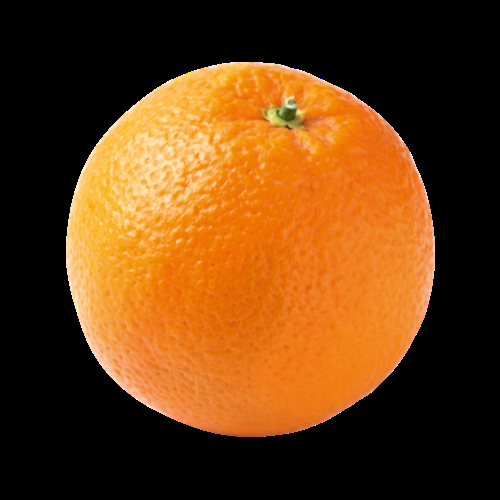
%> input picture Image Acquisition/orange.png, 500 x 500 px
$ octave ImageAcquisition.m   (GNU Octave 9; MATLAB toolbox functions it lacks are replaced by stand-ins)
%> lines starting %> are read from the running program, lines starting %| are printed output that depends on the picture
%Bolocon, Joniel R.
% Read the original image
originalImage = imread('orange.png');
%> originalImage is the input picture: size 500x500x3 uint8; mean R, G, B 104.8, 61.5, 19.7

% Display the original image
figure;
imshow(originalImage);
title('Original Image');

% Create an image with only the red channel
redChannelImage = originalImage;
redChannelImage(:, :, 2) = 0; % Set green channel to 0
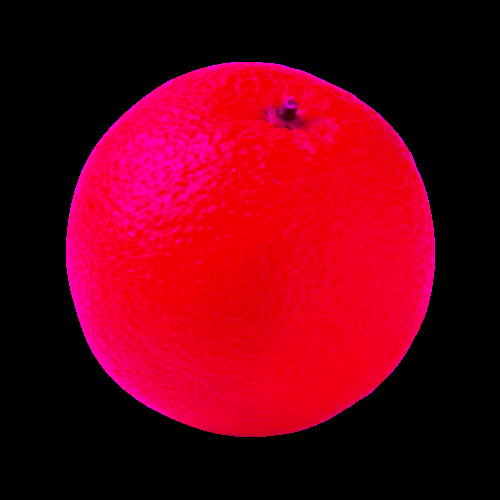
%> redChannelImage: size 500x500x3 uint8; mean R, G, B 104.8, 0, 19.7
redChannelImage(:, :, 3) = 0; % Set blue channel to 0
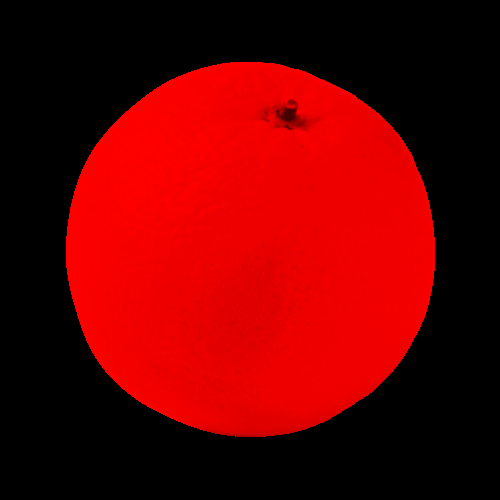
%> redChannelImage: size 500x500x3 uint8; mean R, G, B 104.8, 0, 0

figure;
imshow(redChannelImage);
title('Red Channel Image');

% Create an image with only the green channel
greenChannelImage = originalImage;
greenChannelImage(:, :, 1) = 0; % Set red channel to 0
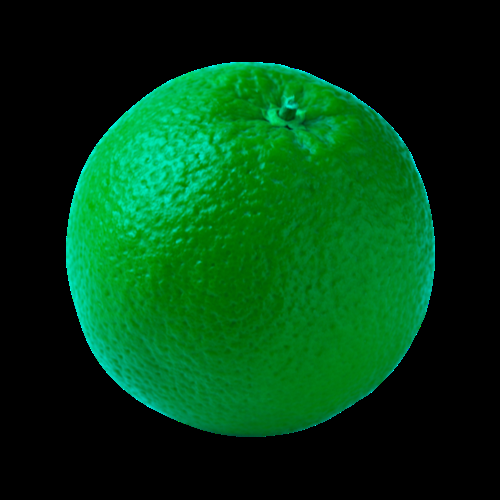
%> greenChannelImage: size 500x500x3 uint8; mean R, G, B 0, 61.5, 19.7
greenChannelImage(:, :, 3) = 0; % Set blue channel to 0
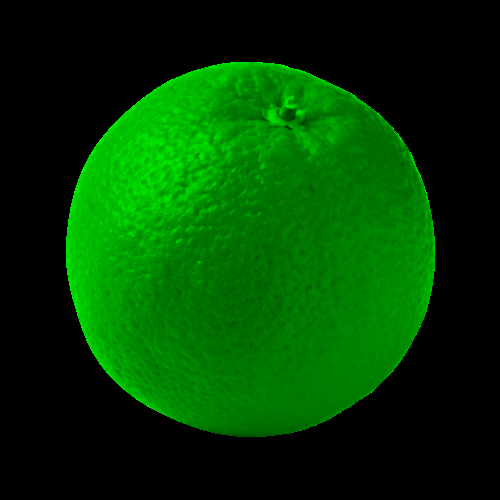
%> greenChannelImage: size 500x500x3 uint8; mean R, G, B 0, 61.5, 0

figure;
imshow(greenChannelImage);
title('Green Channel Image');

% Create an image with only the blue channel
blueChannelImage = originalImage;
blueChannelImage(:, :, 1) = 0; % Set red channel to 0
blueChannelImage(:, :, 2) = 0; % Set green channel to 0
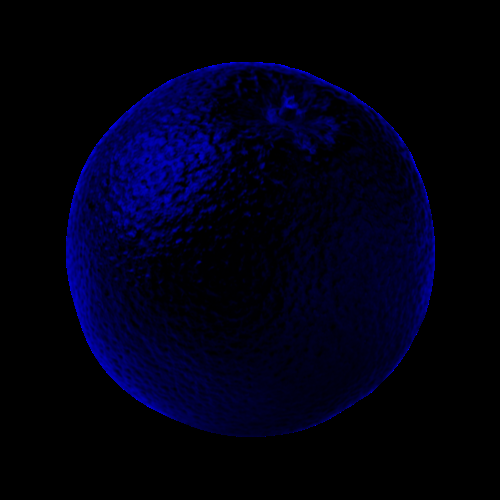
%> blueChannelImage: size 500x500x3 uint8; mean R, G, B 0, 0, 19.7

figure;
imshow(blueChannelImage);
title('Blue Channel Image');

% Convert the original image to grayscale
grayscaleImage = rgb2gray(originalImage);
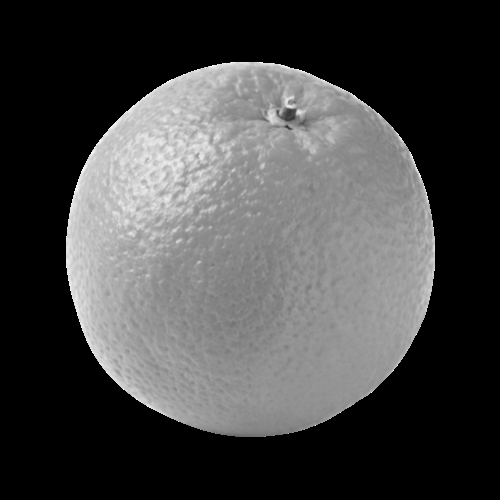
%> grayscaleImage: size 500x500 uint8; min 0, max 255, mean 69.7

figure;
imshow(grayscaleImage);
title('Grayscale Image');

% Display variable information
whos originalImage;
whos redChannelImage;
whos greenChannelImage;
whos blueChannelImage;
whos grayscaleImage;

% Save the images with high quality
imwrite(originalImage, 'original_orange_high_quality.jpg', 'jpg', 'Quality', 100);
imwrite(redChannelImage, 'red_channel_orange_high_quality.jpg', 'jpg', 'Quality', 100);
imwrite(greenChannelImage, 'green_channel_orange_high_quality.jpg', 'jpg', 'Quality', 100);
imwrite(blueChannelImage, 'blue_channel_orange_high_quality.jpg', 'jpg', 'Quality', 100);
imwrite(grayscaleImage, 'grayscale_orange_high_quality.jpg', 'jpg', 'Quality', 100);
